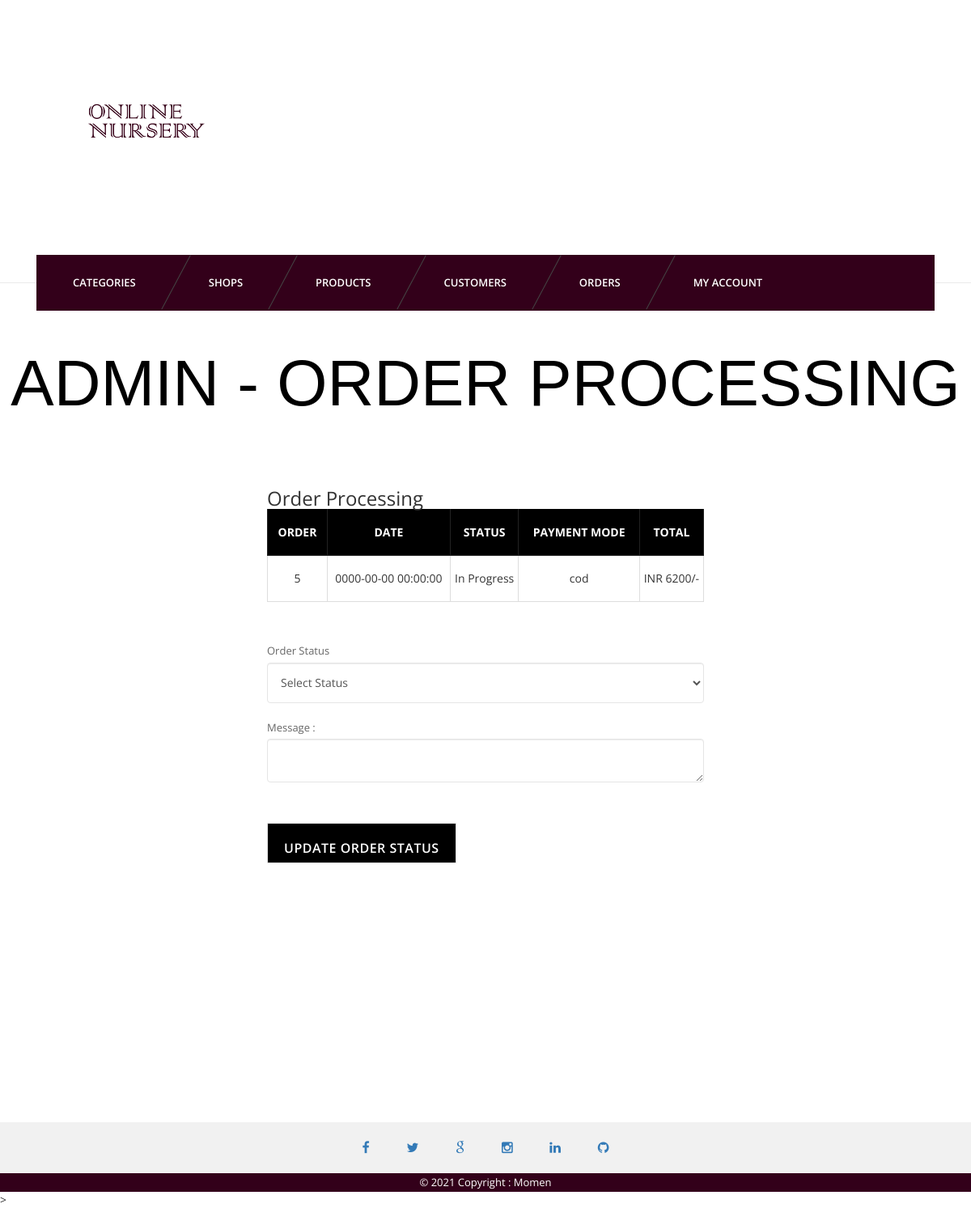
Screenshot of /admin/order-process.php?id=5 (signed in) with the database file from the repository.
### tables this page shows
CREATE TABLE `orders` (
  `id` int(11) NOT NULL,
  `uid` int(11) NOT NULL,
  `totalprice` varchar(255) NOT NULL,
  `orderstatus` varchar(255) NOT NULL,
  `paymentmode` varchar(255) NOT NULL,
  `timestamp` datetime NOT NULL
);

### admin/order-process.php (the view, shortened to what this page needs)
<?php
	require_once ('../config/connect.php');
?>
<?php include ('inc/header.php'); ?>
<?php include ('inc/nav.php'); ?>
	<section id="content">
		<div class="content-blog">
					<div class="page_header text-center">
						<h2>Admin - Order Processing</h2>
					</div>
<form method="post">
<div class="container">
			<div class="row">
				<div class="col-md-6 col-md-offset-3">
					<div class="billing-details">
						<h3 class="uppercase">Order Processing</h3>
				<table class="cart-table account-table table table-bordered">
				<thead>
					<tr>
						<th>Order</th>
						<th>Date</th>
						<th>Status</th>
						<th>Payment Mode</th>
						<th>Total</th>
					</tr>
				</thead>
				<tbody>
				<?php
					if(isset($_GET['id']) & !empty($_GET['id'])){
						$oid = $_GET['id'];
					}else{
						header('location: orders.php');
					}
					$ordsql = "SELECT * FROM orders WHERE id='$oid'";
					$ordres = mysqli_query($connection, $ordsql);
					while($ordr = mysqli_fetch_assoc($ordres)){
				?>
					<tr>
						<td>
							<?php echo $ordr['id']; ?>
						</td>
						<td>
							<?php echo $ordr['timestamp']; ?>
						</td>
						<td>
							<?php echo $ordr['orderstatus']; ?>
						</td>
						<td>
							<?php echo $ordr['paymentmode']; ?>
						</td>
						<td>
							INR <?php echo $ordr['totalprice']; ?>/-
						</td>
					</tr>
				<?php } ?>
				</tbody>
			</table>
							<label class="">Order Status </label>
							<select name="status" class="form-control">
								<option value="">Select Status</option>
							</select>
							<label>Message :</label>
							<textarea class="form-control" name="message" cols="10"> </textarea>
					<input type="submit" class="button btn-lg" value="Update Order Status">
					</div>
				</div>
			</div>
		</div>
</form>
		</div>
	</section>
<?php include ('inc/footer.php') ?>

### admin/css/light.css (style rules this page uses)
body { background-color:#fff; }

### rows the page displays
orders: id "5", timestamp "0000-00-00 00:00:00", orderstatus "In Progress", paymentmode "cod", totalprice "6200"
